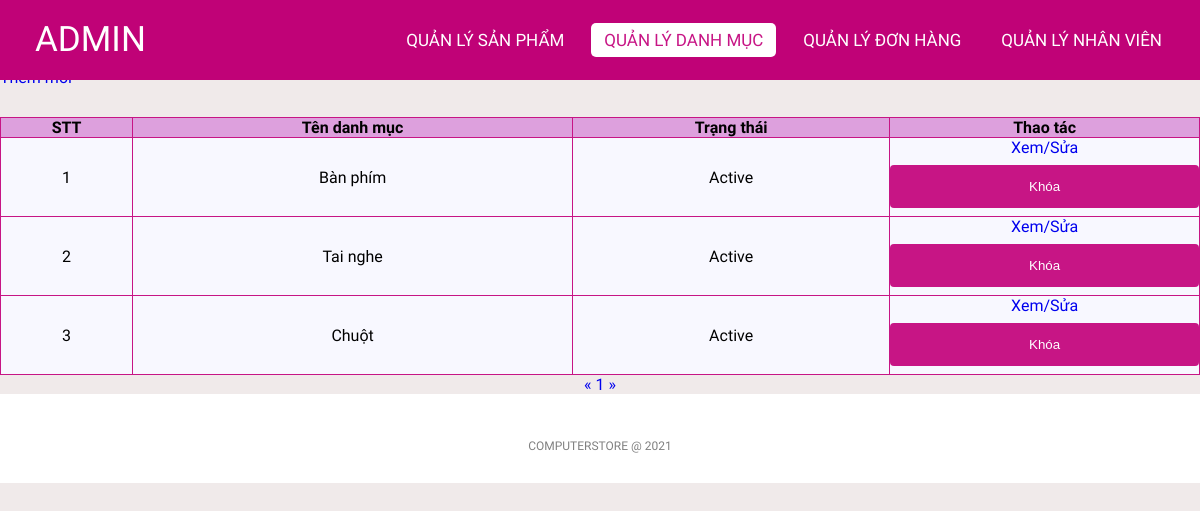
The app's page /admin/categoriesList.php (signed in) with its own data.
### tables this page shows
CREATE TABLE `categories` (
  `id` int(11) NOT NULL,
  `name` varchar(255) NOT NULL,
  `status` tinyint(4) NOT NULL DEFAULT 1
);

### lib/database.php (called while the page is built, shortened)
<?php
class Database extends PDO
{
  public $host   = DB_HOST;
  public $user   = DB_USER;
  public $pass   = DB_PASS;
  public $dbname = DB_NAME;
  public $link;
  private function connectDB()
  {
    $this->link = new mysqli(
      $this->host,
      $this->user,
      $this->pass,
      $this->dbname
    );
  }
  public function select($query)
  {
    $result = $this->link->query($query);
    if ($result->num_rows > 0) {
      return $result;
    } else {
      return false;
    }
  }
}

### classes/categories.php (called while the page is built, shortened)
<?php
$filepath = realpath(dirname(__FILE__));
include_once($filepath . '/../lib/database.php');
?>
<?php
class categories
{
    private $db;
    public function __construct()
    {
        $this->db = new Database();
    }
    public function getAllAdmin($page = 1, $total = 8)
    {
        $tmp = ($page - 1) * $total;
        $query = "SELECT * FROM categories limit $tmp,$total";
        $result = $this->db->select($query);
        return $result;
    }
    public function getCountPaging($row = 8)
    {
        $query = "SELECT COUNT(*) FROM categories";
        $mysqli_result = $this->db->select($query);
        if ($mysqli_result) {
            $totalrow = intval((mysqli_fetch_all($mysqli_result, MYSQLI_ASSOC)[0])['COUNT(*)']);
            $result = ceil($totalrow / $row);
            return $result;
        }
        return false;
    }
}
?>

### admin/categoriesList.php (the view, shortened to what this page needs)
<?php
include '../classes/categories.php';
$categories = new categories();
$list = $categories->getAllAdmin((isset($_GET['page']) ? $_GET['page'] : 1));
$pageCount = $categories->getCountPaging();
?>
<!DOCTYPE html>
<html lang="en">
<head>
    <link rel="stylesheet" href="css/style.css">
    <link rel="stylesheet" href="https://cdnjs.cloudflare.com/ajax/libs/font-awesome/5.15.4/css/all.min.css">
</head>
<body>
    <nav>
        <label class="logo">ADMIN</label>
        <ul>
            <li><a href="productlist.php" >Quản lý Sản phẩm</a></li>
            <li><a href="categoriesList.php" class="active">Quản lý danh mục</a></li>
            <li><a href="orderlist.php" id="order">Quản lý Đơn hàng</a></li>
            <li><a href="stafflist.php">Quản lý Nhân viên</a></li>
        </ul>
    </nav>
    <div class="title">
        <h1>Danh sách danh mục</h1>
    </div>
    <div class="addNew">
        <a href="add_category.php">Thêm mới</a>
    </div>
    <div class="container">
        <?php $count = 1;
        if ($list) { ?>
            <table class="list">
                <tr>
                    <th>STT</th>
                    <th>Tên danh mục</th>
                    <th>Trạng thái</th>
                    <th>Thao tác</th>
                </tr>
                <?php foreach ($list as $key => $value) { ?>
                    <tr>
                        <td><?= $count++ ?></td>
                        <td><?= $value['name'] ?></td>
                        <td><?= ($value['status']) ? "Active" : "Block" ?></td>
                        <td>
                            <a href="edit_category.php?id=<?= $value['id'] ?>">Xem/Sửa</a>
                            <?php
                            if ($value['status']) { ?>
                                <form action="categoriesList.php" method="post">
                                    <input type="submit" value="Khóa" name="block">
                                </form>
                            <?php } ?>
                        </td>
                    </tr>
                <?php } ?>
            </table>
        <?php } else { ?>
            <h3>Chưa có danh mục nào...</h3>
        <?php } ?>
        <div class="pagination">
            <a href="categoriesList.php?page=<?= (isset($_GET['page'])) ? (($_GET['page'] <= 1) ? 1 : $_GET['page'] - 1) : 1 ?>">&laquo;</a>
            <?php
            for ($i = 1; $i <= $pageCount; $i++) {
                if (isset($_GET['page'])) {
                    if ($i == $_GET['page']) { ?>
                        <a class="active" href="categoriesList.php?page=<?= $i ?>"><?= $i ?></a>
                    <?php } else { ?>
                        <a href="categoriesList.php?page=<?= $i ?>"><?= $i ?></a>
                    <?php  }
                } else { ?>
                    <a href="categoriesList.php?page=<?= $i ?>"><?= $i ?></a>
                <?php  } ?>
            <?php }
            ?>
            <a href="categoriesList.php?page=<?= (isset($_GET['page'])) ? $_GET['page'] + 1 : 2 ?>">&raquo;</a>
        </div>
    </div>
    <footer>
        <p class="copyright">COMPUTERSTORE @ 2021</p>
    </footer>
</body>
</html>

### admin/css/style.css (style rules this page uses)
* { padding: 0; margin: 0; text-decoration: none; list-style: none; box-sizing: border-box; }
body { font-family: Mitr; background: rgb(240, 234, 234); }
nav { top: 0; position: fixed; background: #c00277; height: 80px; width: 100%; }
label.logo { color: white; font-size: 35px; line-height: 80px; padding: 0 35px; }
nav ul { float: right; margin-right: 20px; }
nav ul li { display: inline-block; line-height: 80px; margin: 0 5px; }
nav ul li a { color: white; font-size: 17px; padding: 7px 13px; border-radius: 3px; text-transform: uppercase; border-radius: 5px; transition: 0.5s; }
.active, a:hover { background-color: white; color: mediumvioletred; }
.container { margin-top: 30px; height: auto; }
.addNew { margin-top: 30px; }
.title { background-color: white; }
footer { padding: 30px 0; background-color:white; }
footer .copyright { margin-top: 15px; text-align: center; font-size: 12px; color: gray; }
.list { width: 100%; background-color: ghostwhite; padding: 10px; border-collapse: collapse; }
th { background-color: plum; border: 1px solid mediumvioletred; }
td { border: 1px solid mediumvioletred; text-align: center; }
input[type=submit] { width: 100%; background-color: mediumvioletred; color: white; padding: 14px 20px; margin: 8px 0; border: none; border-radius: 4px; cursor: pointer; }
.pagination { text-align: center; }

### records on screen
categories: name "Bàn phím", status "Active"
categories: name "Tai nghe", status "Active"
categories: name "Chuột", status "Active"
